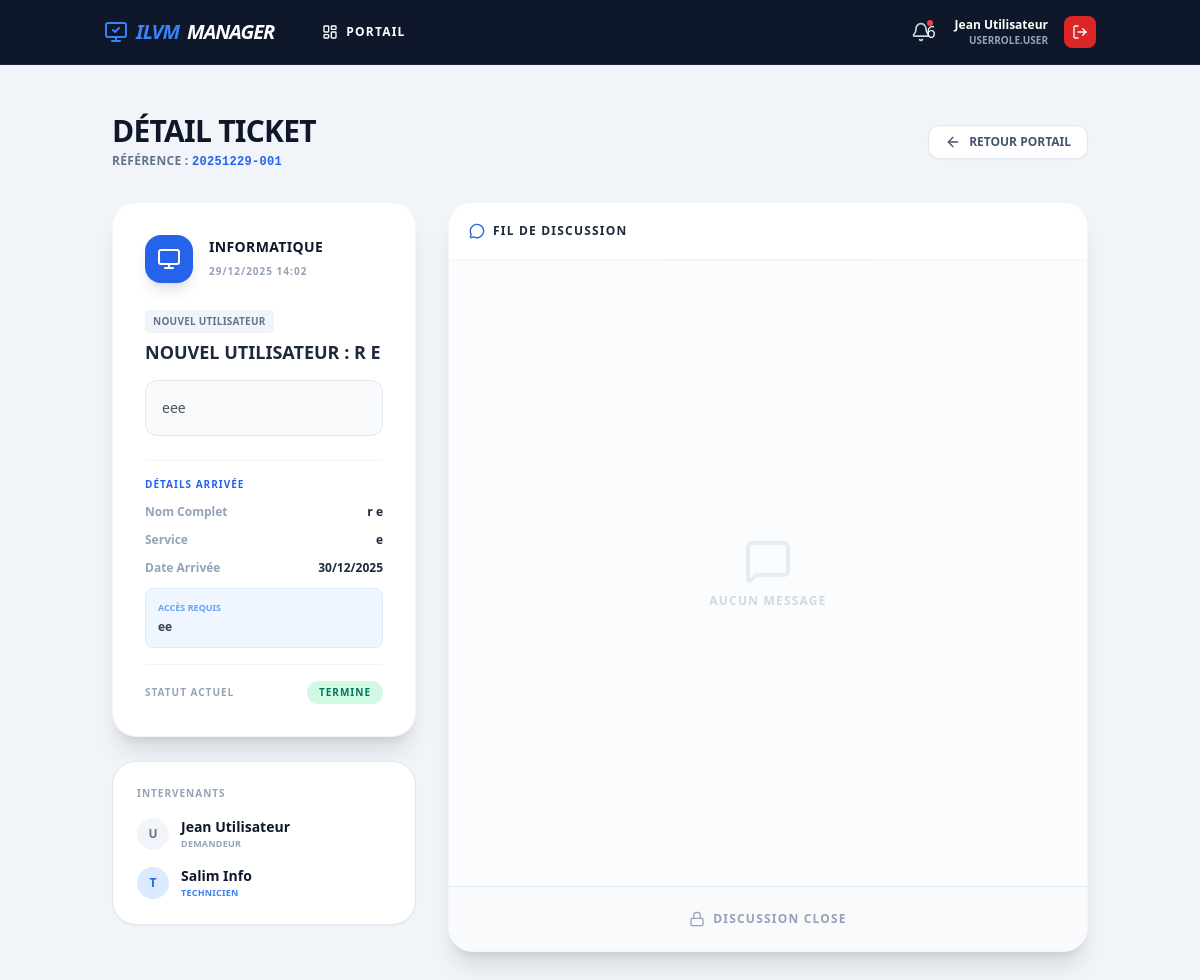
Screenshot of /tickets/view/20251229-001 (signed in) with the database file from the repository.
### app/models.py (models this page shows, shortened)
class User(UserMixin, db.Model):
    __tablename__ = 'users'
    id = db.Column(db.Integer, primary_key=True)
    username = db.Column(db.String(64), unique=True, index=True)
    fullname = db.Column(db.String(120))
    email = db.Column(db.String(120))
    role = db.Column(db.Enum(UserRole), default=UserRole.USER)
    service_department = db.Column(db.Enum(ServiceType), nullable=True)
    notifications = db.relationship('Notification', backref='user', lazy='dynamic')

class Ticket(db.Model):
    __tablename__ = 'tickets'
    id = db.Column(db.Integer, primary_key=True)
    uid_public = db.Column(db.String(20), unique=True, index=True)
    title = db.Column(db.String(200), nullable=False)
    description = db.Column(db.Text, nullable=False)
    author_id = db.Column(db.Integer, db.ForeignKey('users.id'))
    author = db.relationship('User', foreign_keys=[author_id], backref='my_tickets')
    target_service = db.Column(db.Enum(ServiceType), nullable=False)
    status = db.Column(db.Enum(TicketStatus), default=TicketStatus.VALIDATION)
    solver_id = db.Column(db.Integer, db.ForeignKey('users.id'), nullable=True)
    solver = db.relationship('User', foreign_keys=[solver_id], backref='assigned_tickets')
    created_at = db.Column(db.DateTime, default=datetime.utcnow)
    closed_at = db.Column(db.DateTime, nullable=True)
    category_ticket = db.Column(db.String(50)) # "Standard", "Nouvel Utilisateur", "Matériel"
    hostname = db.Column(db.String(64), nullable=True) # Pour incidents classiques
    new_user_fullname = db.Column(db.String(150), nullable=True)
    new_user_service = db.Column(db.String(100), nullable=True)
    new_user_acces = db.Column(db.String(255), nullable=True) # Accès fichiers/dossiers
    new_user_date = db.Column(db.DateTime, nullable=True)
    materiel_list = db.Column(db.Text, nullable=True) # Liste du matériel
    destinataire_materiel = db.Column(db.String(150), nullable=True)
    service_destinataire = db.Column(db.String(100), nullable=True)

### app/routes/tickets.py (the view, shortened to what this page needs)
@tickets_bp.route('/view/<string:ticket_uid>', methods=['GET', 'POST'])
@login_required
def view_ticket(ticket_uid):
    ticket = Ticket.query.filter_by(uid_public=ticket_uid).first_or_404()
    return render_template('tickets/detail.html', ticket=ticket)

### app/__init__.py (called while the page is built)
@login_manager.user_loader
def load_user(user_id):
    from .models import User
    return User.query.get(int(user_id))

### app/templates/tickets/detail.html (shortened to what this page needs)
{% extends "base.html" %}
{% block content %}
<div class="max-w-6xl mx-auto py-6">
    <div class="mb-8 flex items-center justify-between">
        <div>
            <h1 class="text-3xl font-black text-slate-900 uppercase tracking-tight">Détail Ticket</h1>
            <p class="text-slate-500 font-bold text-xs mt-1 uppercase tracking-wide">Référence : <span class="font-mono text-blue-600">{{ ticket.uid_public }}</span></p>
        </div>
        {% if 'SOLVER' in current_user.role|string or 'ADMIN' in current_user.role|string %}
            <a href="{{ url_for('tickets.solver_dashboard') }}" class="bg-white border border-slate-200 hover:bg-slate-50 text-slate-600 px-4 py-2 rounded-xl font-black text-xs uppercase shadow-sm flex items-center gap-2 transition">
                <i data-lucide="arrow-left" class="w-4 h-4"></i> Retour Dashboard
            </a>
        {% else %}
            <a href="{{ url_for('main.user_portal') }}" class="bg-white border border-slate-200 hover:bg-slate-50 text-slate-600 px-4 py-2 rounded-xl font-black text-xs uppercase shadow-sm flex items-center gap-2 transition">
                <i data-lucide="arrow-left" class="w-4 h-4"></i> Retour Portail
            </a>
        {% endif %}
    </div>
    <div class="grid grid-cols-1 lg:grid-cols-3 gap-8">
        <div class="lg:col-span-1 space-y-6">
            <div class="bg-white p-8 rounded-3xl shadow-xl border border-slate-100">
                <div class="flex items-center gap-4 mb-6">
                    <div class="w-12 h-12 rounded-2xl flex items-center justify-center shadow-lg
                        {% if ticket.target_service.value == 'INFORMATIQUE' %}bg-blue-600 text-white{% elif ticket.target_service.value == 'DAF' %}bg-purple-600 text-white{% else %}bg-orange-600 text-white{% endif %}">
                        {% if ticket.target_service.value == 'INFORMATIQUE' %}<i data-lucide="monitor" class="w-6 h-6"></i>
                        {% elif ticket.target_service.value == 'DAF' %}<i data-lucide="banknote" class="w-6 h-6"></i>
                        {% else %}<i data-lucide="package" class="w-6 h-6"></i>{% endif %}
                    </div>
                    <div>
                        <h2 class="text-sm font-black text-slate-900 uppercase tracking-wide">{{ ticket.target_service.value }}</h2>
                        <span class="text-[10px] font-bold text-slate-400 uppercase tracking-widest">{{ ticket.created_at.strftime('%d/%m/%Y %H:%M') }}</span>
                    </div>
                </div>
                <div class="mb-4">
                    <span class="inline-block bg-slate-100 text-slate-500 text-[10px] font-black uppercase px-2 py-1 rounded mb-2 tracking-wide">{{ ticket.category_ticket or 'Standard' }}</span>
                    <h3 class="text-lg font-black text-slate-800 leading-tight uppercase">{{ ticket.title }}</h3>
                </div>
                <div class="bg-slate-50 p-4 rounded-xl border border-slate-200 text-sm font-medium text-slate-600 mb-6 leading-relaxed">
                    {{ ticket.description }}
                </div>
                {% if ticket.category_ticket == 'Nouvel Utilisateur' %}
                <div class="space-y-3 border-t border-slate-100 pt-4 mb-4">
                    <p class="text-[10px] font-black text-blue-600 uppercase tracking-widest mb-2">Détails Arrivée</p>
                    <div class="flex justify-between items-center text-xs">
                        <span class="font-bold text-slate-400">Nom Complet</span>
                        <span class="font-bold text-slate-800">{{ ticket.new_user_fullname }}</span>
                    </div>
                    <div class="flex justify-between items-center text-xs">
                        <span class="font-bold text-slate-400">Service</span>
                        <span class="font-bold text-slate-800">{{ ticket.new_user_service }}</span>
                    </div>
                    <div class="flex justify-between items-center text-xs">
                        <span class="font-bold text-slate-400">Date Arrivée</span>
                        <span class="font-bold text-slate-800">{{ ticket.new_user_date.strftime('%d/%m/%Y') if ticket.new_user_date else 'Non définie' }}</span>
                    </div>
                    <div class="bg-blue-50 p-3 rounded-lg border border-blue-100 mt-2">
                        <p class="text-[9px] font-black text-blue-400 uppercase mb-1">Accès Requis</p>
                        <p class="text-xs font-bold text-slate-700">{{ ticket.new_user_acces or 'Aucun accès spécifique' }}</p>
                    </div>
                </div>
                {% endif %}
                <div class="flex justify-between items-center border-t border-slate-100 pt-4 mt-2">
                    <span class="text-[10px] font-black text-slate-400 uppercase tracking-widest">Statut Actuel</span>
                    <span class="px-3 py-1 rounded-full text-[10px] font-black uppercase tracking-widest
                        {% if 'VALIDATION' in ticket.status.value %}bg-yellow-100 text-yellow-700
                        {% elif 'COURS' in ticket.status.value %}bg-blue-100 text-blue-700
                        {% elif 'TERMINE' in ticket.status.value %}bg-emerald-100 text-emerald-700
                        {% else %}bg-slate-100 text-slate-500{% endif %}">
                        {{ ticket.status.value }}
                    </span>
                </div>
            </div>
            <div class="bg-white p-6 rounded-3xl shadow-sm border border-slate-200">
                <h3 class="text-[10px] font-black text-slate-400 uppercase tracking-widest mb-4">Intervenants</h3>
                <div class="flex items-center gap-3 mb-4">
                    <div class="w-8 h-8 bg-slate-100 rounded-full flex items-center justify-center text-slate-500 font-black text-xs">{{ ticket.author.username[0]|upper }}</div>
                    <div>
                        <p class="text-sm font-bold text-slate-900">{{ ticket.author.fullname }}</p>
                        <p class="text-[9px] text-slate-400 font-bold uppercase tracking-wide">Demandeur</p>
                    </div>
                </div>
                {% if ticket.solver %}
                <div class="flex items-center gap-3">
                    <div class="w-8 h-8 bg-blue-100 rounded-full flex items-center justify-center text-blue-600 font-black text-xs">{{ ticket.solver.username[0]|upper }}</div>
                    <div>
                        <p class="text-sm font-bold text-slate-900">{{ ticket.solver.fullname }}</p>
                        <p class="text-[9px] text-blue-500 font-bold uppercase tracking-wide">Technicien</p>
                    </div>
                </div>
                {% else %}
                <div class="p-3 bg-slate-50 rounded-xl border border-dashed border-slate-200 text-center text-[10px] font-bold text-slate-400 uppercase tracking-wide">
                    En attente d'attribution
                </div>
                {% endif %}
            </div>
        </div>
        <div class="lg:col-span-2 flex flex-col h-[750px] bg-white rounded-3xl shadow-xl border border-slate-100 overflow-hidden relative">
            <div class="p-5 border-b border-slate-100 bg-white flex justify-between items-center z-10">
                <h3 class="font-black text-slate-800 uppercase text-xs tracking-widest flex items-center gap-2">
                    <i data-lucide="message-circle" class="w-4 h-4 text-blue-600"></i> Fil de discussion
                </h3>
            </div>
            <div class="flex-1 overflow-y-auto p-6 space-y-6 bg-slate-50/50" id="chatContainer">
                {% for msg in ticket.messages %}
                <div class="flex flex-col {% if msg.author_id == current_user.id %}items-end{% else %}items-start{% endif %} animate-fadeIn">
                    <div class="max-w-[80%] {% if msg.author_id == current_user.id %}bg-slate-900 text-white rounded-tr-none{% else %}bg-white border border-slate-200 text-slate-700 rounded-tl-none{% endif %} px-5 py-4 rounded-2xl shadow-sm">
                        <p class="text-sm font-bold">{{ msg.content }}</p>
                    </div>
                    <span class="text-[9px] font-black text-slate-400 mt-2 px-2 uppercase tracking-wide">
                        {{ msg.author.fullname }} • {{ msg.timestamp.strftime('%H:%M') }}
                    </span>
                </div>
                {% else %}
                <div class="flex flex-col items-center justify-center h-full opacity-40">
                    <i data-lucide="message-square" class="w-12 h-12 text-slate-300 mb-2"></i>
                    <p class="text-xs font-bold text-slate-400 uppercase tracking-widest">Aucun message</p>
                </div>
                {% endfor %}
            </div>
            {% if ticket.status.value != 'TERMINE' and ticket.status.value != 'REFUSE' %}
            <div class="p-4 bg-white border-t border-slate-100">
                <form method="POST" class="flex gap-3">
                    <input type="text" name="message" class="flex-1 bg-slate-50 border border-slate-200 rounded-xl px-5 py-4 text-sm font-bold text-slate-700 focus:ring-2 focus:ring-blue-100 focus:border-blue-500 outline-none transition" placeholder="Écrivez votre message..." autocomplete="off" required>
                    <button type="submit" class="bg-blue-600 hover:bg-blue-700 text-white p-4 rounded-xl transition shadow-lg shadow-blue-200 group">
                        <i data-lucide="send" class="w-5 h-5 group-hover:translate-x-1 transition-transform"></i>
                    </button>
                </form>
            </div>
            {% else %}
            <div class="p-6 bg-slate-50 border-t border-slate-200 text-center">
                <p class="text-xs font-black text-slate-400 uppercase tracking-widest flex items-center justify-center gap-2">
                    <i data-lucide="lock" class="w-4 h-4"></i> Discussion close
                </p>
            </div>
            {% endif %}
        </div>
    </div>
</div>
{% endblock %}

### app/templates/base.html (shortened to what this page needs)
<!DOCTYPE html>
<html lang="fr">
<head>
    <script src="https://cdn.tailwindcss.com"></script>
</head>
<body class="bg-slate-100 font-sans text-slate-900 min-h-screen flex flex-col">
    {% if current_user.is_authenticated %}
    <nav class="bg-slate-900 text-white sticky top-0 z-50 border-b border-slate-800">
        <div class="container mx-auto px-4 h-16 flex justify-between items-center">
            <div class="flex items-center gap-8">
                <a href="{{ url_for('main.user_portal') }}" class="font-black text-xl tracking-tighter text-blue-500 italic flex items-center gap-2">
                    <i data-lucide="monitor-check"></i> ILVM<span class="text-white">MANAGER</span>
                </a>
                <div class="hidden md:flex gap-1 text-xs font-bold uppercase tracking-widest">
                    <a href="{{ url_for('main.user_portal') }}" class="px-4 py-2 hover:bg-slate-800 rounded transition flex gap-2 items-center">
                        <i data-lucide="layout-dashboard" class="w-4 h-4"></i> Portail
                    </a>
                </div>
            </div>
            <div class="flex items-center gap-4">
                <div class="relative group">
                    <button id="notifBtn" class="p-2 hover:bg-slate-800 rounded-lg transition relative">
                        <i data-lucide="bell" class="w-5 h-5 text-slate-300 group-hover:text-white"></i>
                        <span id="notifBadge" class="hidden absolute top-1 right-1 w-2.5 h-2.5 bg-red-500 rounded-full border-2 border-slate-900"></span>
                    </button>
                </div>
                <div class="text-right hidden sm:block">
                    <p class="text-xs font-bold text-white">{{ current_user.fullname }}</p>
                    <p class="text-[10px] text-slate-400 uppercase font-bold">{{ current_user.role }}</p>
                </div>
                <a href="{{ url_for('auth.logout') }}" class="bg-red-600 hover:bg-red-700 p-2 rounded-lg transition" title="Déconnexion">
                    <i data-lucide="log-out" class="w-4 h-4"></i>
                </a>
            </div>
        </div>
    </nav>
    {% endif %}
    <main class="container mx-auto p-4 md:p-6 pb-20 flex-grow">
        {% block content %}{% endblock %}
    </main>
</body>
</html>

### rows the page displays
User: fullname "Jean Utilisateur", role "USERROLE.USER", author "U", author.fullname "Jean Utilisateur"
Ticket: uid_public "20251229-001", target_service.value "INFORMATIQUE", created_at "29/12/2025 14:02", category_ticket "NOUVEL UTILISATEUR", title "NOUVEL UTILISATEUR : R E", description "eee", new_user_fullname "r e", new_user_service "e", new_user_date "30/12/2025", new_user_acces "ee", status.value "TERMINE"
User: solver "T", solver.fullname "Salim Info"
